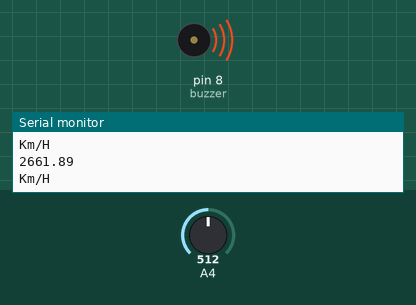
Simulated run of this sketch. Board: Arduino Mega 2560, built with avr-gcc and run on an emulated ATmega2560. Parts: buzzer (waves = sounding, pin HIGH), the last lines printed to the serial monitor. The inputs (shaded band) are chosen by the test bench; at power-on: A4 = 512.

Above: at 1.2 s.
1.3 s: A4 set to 26
3.2 s: A4 set to 22
At 5.2 s:
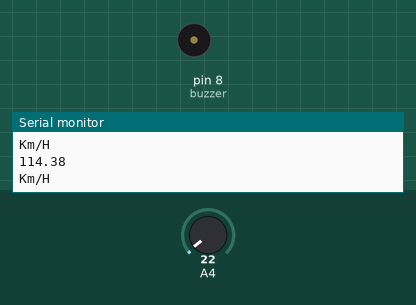
5.5 s: A4 set to 122
At 6.9 s:
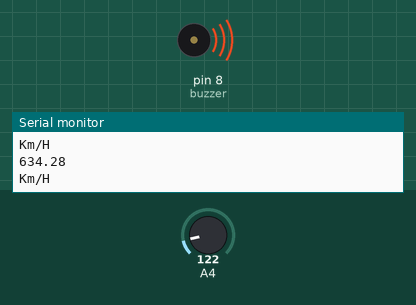
7.5 s: A4 set to 0
At 8.5 s:
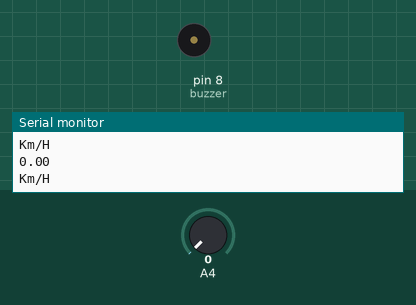
Timing chart, 0 to 10.5 s (numbered marks = the images above; inputs shaded):
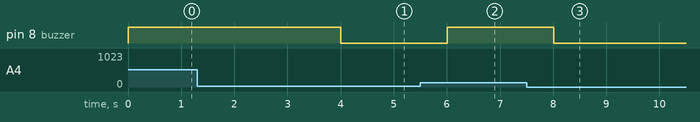

Measured:
- the behaviour switches between 24 and 23 on A4 (found by bisection; images 0 and 1)
- after the input at 3.2 s, pin 8 (buzzer): HIGH → LOW after 0.80 s
- after the input at 5.5 s, pin 8 (buzzer): LOW → HIGH after 0.51 s
- after the input at 7.5 s, pin 8 (buzzer): HIGH → LOW after 0.51 s

The sketch:

anemometro_intento_2_con_buzzer.ino
```cpp
int analogValue;
int buzzer = 8;
float veloc1 = 0;
int tiem = 0;
float v1 = 0;
void setup(){
  pinMode (buzzer, OUTPUT);
  Serial.begin(9600);
}

void loop(){
  analogValue = analogRead(36);
  v1 = (analogRead(36));
  veloc1= (v1*5.1990);
  Serial.println(veloc1);
  Serial.println("Km/H");

  if (veloc1 > 120){
    digitalWrite(buzzer,HIGH);
  }
  else{
    digitalWrite(buzzer,LOW);
  }
  delay (1000);
}
```
